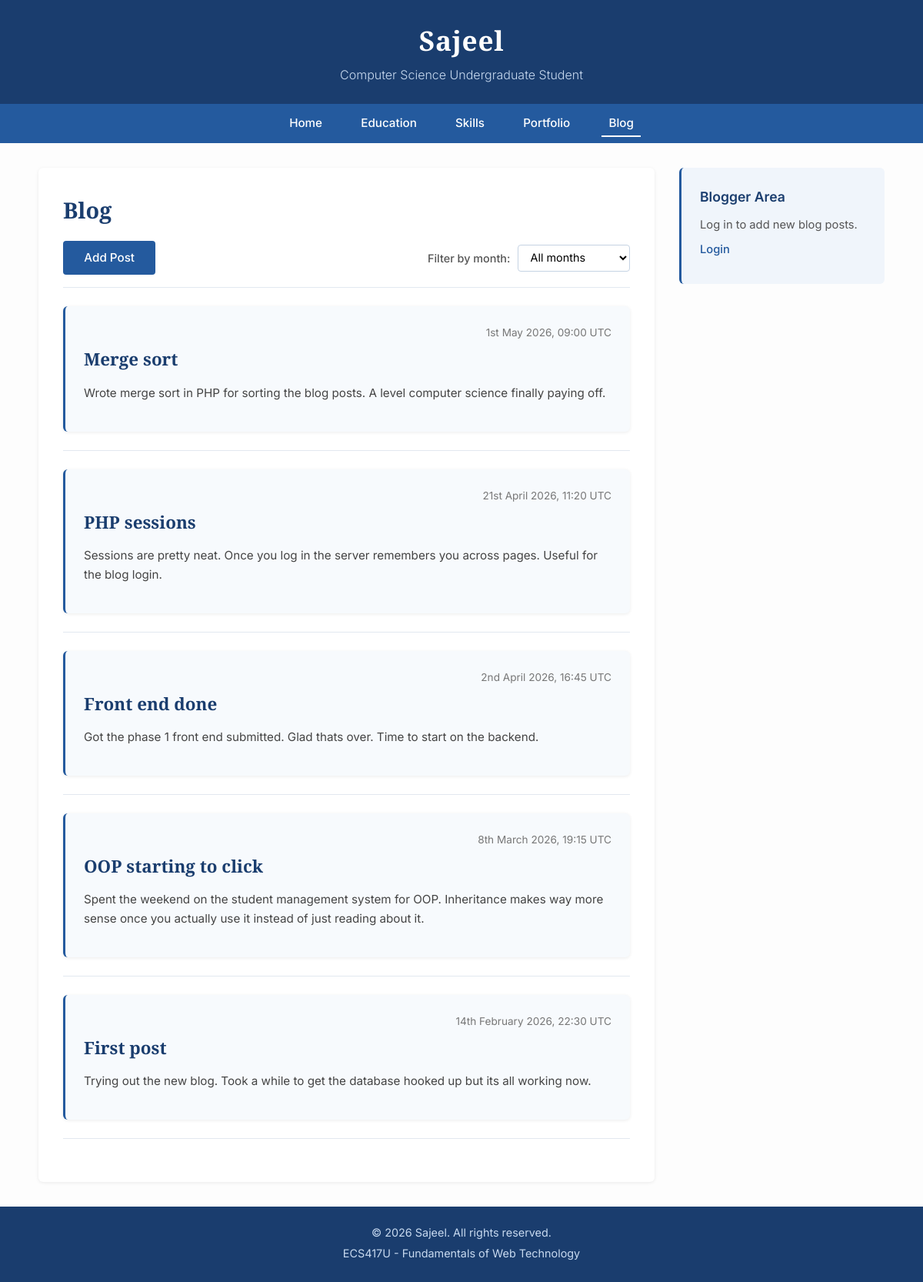
Screenshot of /viewBlog.php with the database file from the repository.
### tables this page shows
CREATE TABLE IF NOT EXISTS posts (
    id INT AUTO_INCREMENT PRIMARY KEY,
    title VARCHAR(255) NOT NULL,
    body TEXT NOT NULL,
    created_at DATETIME NOT NULL
);

### sort.php (called while the page is built, shortened)
<?php
function mergeSort($posts) {
    $count = count($posts);
    if ($count <= 1) {
        return $posts;
    }
    $middle = (int) floor($count / 2);
    $left = array_slice($posts, 0, $middle);
    $right = array_slice($posts, $middle);
    $left = mergeSort($left);
    $right = mergeSort($right);
    return merge($left, $right);
}
function merge($left, $right) {
    $result = [];
    $i = 0;
    $j = 0;
    while ($i < count($left) && $j < count($right)) {
        $leftDate = strtotime($left[$i]['created_at']);
        $rightDate = strtotime($right[$j]['created_at']);
        if ($leftDate >= $rightDate) {
            $result[] = $left[$i];
            $i++;
        } else {
            $result[] = $right[$j];
            $j++;
        }
    }
    while ($i < count($left)) {
        $result[] = $left[$i];
        $i++;
    }
    return $result;
}
?>

### viewBlog.php (the view, shortened to what this page needs)
<?php
require_once 'db.php';
require_once 'sort.php';
$stmt = $pdo->query("SELECT id, title, body, created_at FROM posts");
$posts = $stmt->fetchAll(PDO::FETCH_ASSOC);
$selectedMonth = $_GET['month'] ?? 'all';
$posts = mergeSort($posts);
?>
<!DOCTYPE html>
<html lang="en">
<head>
    <link rel="stylesheet" href="reset.css">
    <link rel="stylesheet" href="styles.css">
</head>
<body>
    <header>
        <h1>Sajeel</h1>
        <p>Computer Science Undergraduate Student</p>
    </header>
    <nav>
        <ul>
            <li><a href="index.php">Home</a></li>
            <li><a href="education.php">Education</a></li>
            <li><a href="skills.php">Skills</a></li>
            <li><a href="portfolio.php">Portfolio</a></li>
            <li><a href="viewBlog.php" class="active">Blog</a></li>
        </ul>
    </nav>
    <div class="page-wrapper">
        <article>
            <h2>Blog</h2>
            <section class="blog-controls">
                <a href="addEntry.php" class="btn btn-primary">Add Post</a>
                <form method="get" action="viewBlog.php" class="month-filter">
                    <label for="month">Filter by month:</label>
                    <select name="month" id="month">
                        <option value="all" <?php echo $selectedMonth === 'all' ? 'selected' : ''; ?>>All months</option>
                    </select>
                </form>
            </section>
            <section>
                <?php if (empty($posts)): ?>
                    <p>No blog posts to display. <a href="addEntry.php">Add the first post</a>.</p>
                <?php else: ?>
                    <?php foreach ($posts as $post): ?>
                        <article class="blog-post">
                            <p class="post-date">
                                <?php echo date('jS F Y, H:i', strtotime($post['created_at'])); ?> UTC
                            </p>
                            <h3 class="post-title"><?php echo htmlspecialchars($post['title']); ?></h3>
                            <p class="post-body"><?php echo nl2br(htmlspecialchars($post['body'])); ?></p>
                        </article>
                        <hr>
                    <?php endforeach; ?>
                <?php endif; ?>
            </section>
        </article>
        <aside>
            <?php if (isset($_SESSION['user_email'])): ?>
                <h3>Welcome <?php echo htmlspecialchars($_SESSION['user_email']); ?></h3>
                <p>You are logged in.</p>
                <p><a href="addEntry.php">Add a New Post</a></p>
                <p><a href="logout.php">Logout</a></p>
            <?php else: ?>
                <h3>Blogger Area</h3>
                <p>Log in to add new blog posts.</p>
                <p><a href="login.php">Login</a></p>
            <?php endif; ?>
        </aside>
    </div>
    <footer>
        <p>&copy; 2026 Sajeel. All rights reserved.</p>
        <p>ECS417U - Fundamentals of Web Technology</p>
    </footer>
</body>
</html>

### styles.css (style rules this page uses)
body { font-family: 'Inter', sans-serif; font-size: 1rem; line-height: 1.6; color: #333; background-color: #fdfdfd; }
header { background-color: #1a3d6e; color: #fff; padding: 1.5em 2em; text-align: center; }
header h1 { font-family: 'Playfair Display', serif; font-size: 2.2em; font-weight: 700; letter-spacing: 0.02em; }
header p { font-size: 1em; font-weight: 300; margin-top: 0.3em; color: #c8daf0; }
nav { background-color: #245a9e; padding: 0.8em 1em; }
nav ul { display: flex; justify-content: center; gap: 2em; flex-wrap: wrap; }
nav ul li a { color: #fff; font-size: 0.95em; font-weight: 500; padding: 0.4em 0.6em; transition: color 0.2s; }
nav ul li a.active { border-bottom: 2px solid #fff; }
.page-wrapper { display: grid; grid-template-columns: 3fr 1fr; gap: 2em; max-width: 1100px; margin: 2em auto; padding: 0 1.5em; }
article { background-color: #fff; padding: 2em; border-radius: 6px; box-shadow: 0 1px 4px rgba(0, 0, 0, 0.08); }
article h2 { font-family: 'Playfair Display', serif; font-size: 1.8em; font-weight: 600; color: #1a3d6e; margin-bottom: 0.6em; }
article h3 { font-size: 1.15em; font-weight: 600; color: #245a9e; margin-top: 1.2em; margin-bottom: 0.4em; }
article p { margin-bottom: 0.9em; color: #444; }
section { margin-bottom: 1.8em; }
section:last-child { margin-bottom: 0; }
aside { background-color: #f0f5fb; padding: 1.5em; border-radius: 6px; border-left: 3px solid #245a9e; align-self: start; }
aside h3 { font-size: 1.1em; font-weight: 600; color: #1a3d6e; margin-bottom: 0.6em; }
aside p { font-size: 0.92em; color: #555; margin-bottom: 0.6em; }
aside a { color: #245a9e; font-weight: 500; }
footer { background-color: #1a3d6e; color: #c8daf0; text-align: center; padding: 1.5em; font-size: 0.9em; margin-top: 2em; }
footer p { margin-bottom: 0.3em; }
.btn { padding: 0.65em 1.8em; border-radius: 4px; font-weight: 500; font-size: 0.95em; cursor: pointer; transition: background-color 0.2s; }
.btn-primary { background-color: #245a9e; color: #fff; }
.blog-post { background-color: #f7fafd; padding: 1.5em; border-radius: 6px; margin-bottom: 1.5em; border-left: 3px solid #245a9e; }
.post-date { font-size: 0.85em; color: #777; margin-bottom: 0.4em; text-align: right; }
.post-title { font-family: 'Playfair Display', serif; font-size: 1.4em; color: #1a3d6e; margin-bottom: 0.6em; margin-top: 0; }
.post-body { font-size: 0.95em; line-height: 1.6; color: #444; }
article hr { border: none; border-top: 1px solid #e2e8f0; margin: 1.5em 0; }
.blog-controls { display: flex; justify-content: space-between; align-items: center; flex-wrap: wrap; gap: 1em; margin-bottom: 1.5em; padding-bottom: 1em; border-bottom: 1px solid #e2e8f0; }
.month-filter { display: flex; align-items: center; gap: 0.6em; }
.month-filter label { font-size: 0.9em; color: #555; font-weight: 500; }
.month-filter select { padding: 0.5em 0.8em; border: 1px solid #c5d3e3; border-radius: 4px; font-size: 0.9em; background-color: #fff; cursor: pointer; font-family: 'Inter', sans-serif; }

### rows the page displays
posts: created_at "1st May 2026, 09:00", title "Merge sort", body "Wrote merge sort in PHP for sorting the blog posts. A level computer science finally paying off."
posts: created_at "21st April 2026, 11:20", title "PHP sessions", body "Sessions are pretty neat. Once you log in the server remembers you across pages. Useful for the blog login."
posts: created_at "2nd April 2026, 16:45", title "Front end done", body "Got the phase 1 front end submitted. Glad thats over. Time to start on the backend."
posts: created_at "8th March 2026, 19:15", title "OOP starting to click", body "Spent the weekend on the student management system for OOP. Inheritance makes way more sense once you actually use it instead of just reading about it."
posts: created_at "14th February 2026, 22:30", title "First post", body "Trying out the new blog. Took a while to get the database hooked up but its all working now."
